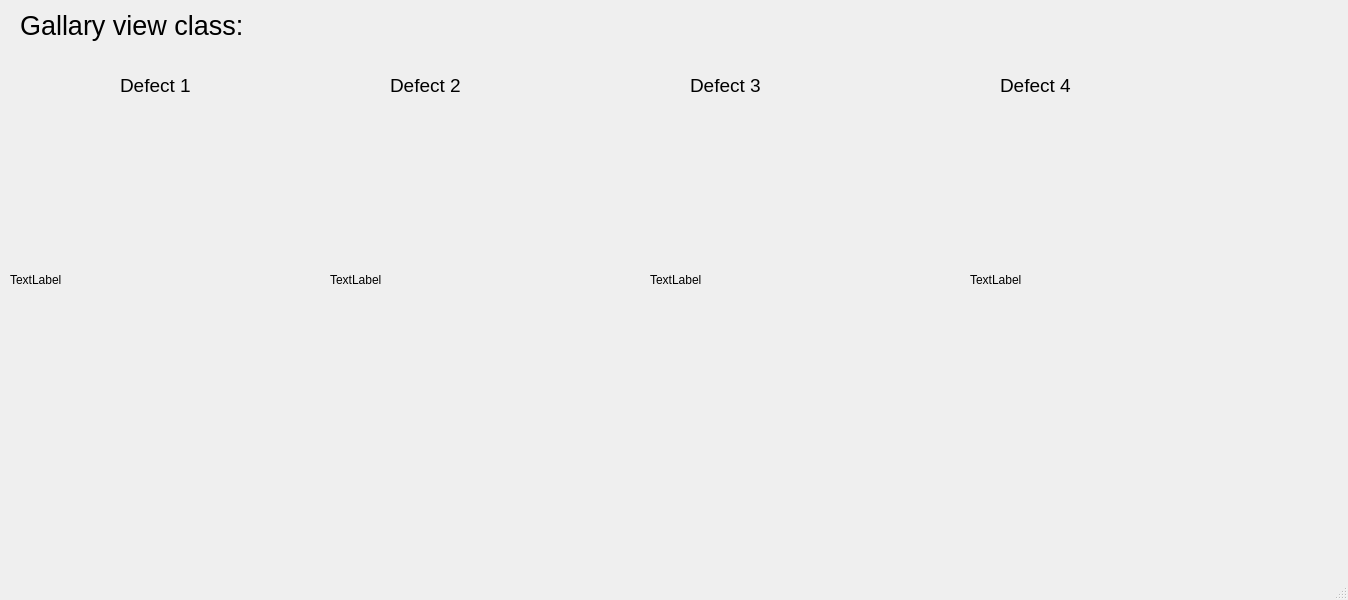
<?xml version="1.0" encoding="UTF-8"?>
<ui version="4.0">
 <class>MainWindow</class>
 <widget class="QMainWindow" name="MainWindow">
  <property name="geometry">
   <rect>
    <x>0</x>
    <y>0</y>
    <width>1348</width>
    <height>600</height>
   </rect>
  </property>
  <property name="windowTitle">
   <string>MainWindow</string>
  </property>
  <widget class="QWidget" name="centralwidget">
   <widget class="QLabel" name="label">
    <property name="geometry">
     <rect>
      <x>20</x>
      <y>10</y>
      <width>321</width>
      <height>31</height>
     </rect>
    </property>
    <property name="font">
     <font>
      <pointsize>20</pointsize>
     </font>
    </property>
    <property name="text">
     <string>Gallary view class:</string>
    </property>
   </widget>
   <widget class="QLabel" name="Image1">
    <property name="geometry">
     <rect>
      <x>10</x>
      <y>130</y>
      <width>300</width>
      <height>300</height>
     </rect>
    </property>
    <property name="text">
     <string>TextLabel</string>
    </property>
   </widget>
   <widget class="QLabel" name="Image2">
    <property name="geometry">
     <rect>
      <x>650</x>
      <y>130</y>
      <width>300</width>
      <height>300</height>
     </rect>
    </property>
    <property name="text">
     <string>TextLabel</string>
    </property>
   </widget>
   <widget class="QLabel" name="Image3">
    <property name="geometry">
     <rect>
      <x>330</x>
      <y>130</y>
      <width>300</width>
      <height>300</height>
     </rect>
    </property>
    <property name="text">
     <string>TextLabel</string>
    </property>
   </widget>
   <widget class="QLabel" name="Image4">
    <property name="geometry">
     <rect>
      <x>970</x>
      <y>130</y>
      <width>300</width>
      <height>300</height>
     </rect>
    </property>
    <property name="text">
     <string>TextLabel</string>
    </property>
   </widget>
   <widget class="QLabel" name="label_6">
    <property name="geometry">
     <rect>
      <x>120</x>
      <y>70</y>
      <width>131</width>
      <height>31</height>
     </rect>
    </property>
    <property name="font">
     <font>
      <pointsize>14</pointsize>
     </font>
    </property>
    <property name="text">
     <string>Defect 1</string>
    </property>
   </widget>
   <widget class="QLabel" name="label_7">
    <property name="geometry">
     <rect>
      <x>390</x>
      <y>70</y>
      <width>131</width>
      <height>31</height>
     </rect>
    </property>
    <property name="font">
     <font>
      <pointsize>14</pointsize>
     </font>
    </property>
    <property name="text">
     <string>Defect 2</string>
    </property>
   </widget>
   <widget class="QLabel" name="label_8">
    <property name="geometry">
     <rect>
      <x>690</x>
      <y>70</y>
      <width>131</width>
      <height>31</height>
     </rect>
    </property>
    <property name="font">
     <font>
      <pointsize>14</pointsize>
     </font>
    </property>
    <property name="text">
     <string>Defect 3</string>
    </property>
   </widget>
   <widget class="QLabel" name="label_9">
    <property name="geometry">
     <rect>
      <x>1000</x>
      <y>70</y>
      <width>131</width>
      <height>31</height>
     </rect>
    </property>
    <property name="font">
     <font>
      <pointsize>14</pointsize>
     </font>
    </property>
    <property name="text">
     <string>Defect 4</string>
    </property>
   </widget>
  </widget>
  <widget class="QMenuBar" name="menubar">
   <property name="geometry">
    <rect>
     <x>0</x>
     <y>0</y>
     <width>1348</width>
     <height>21</height>
    </rect>
   </property>
  </widget>
  <widget class="QStatusBar" name="statusbar"/>
 </widget>
 <resources/>
 <connections/>
</ui>
